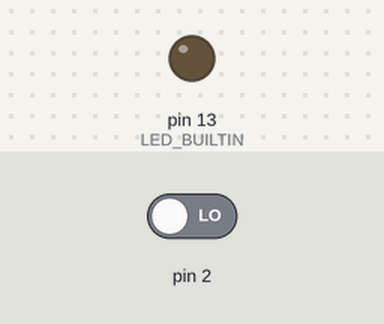
The sketch below on a simulated Arduino Uno, built with avr-gcc and run on an emulated ATmega328P. Shown: output pins drawn as LEDs (lit = HIGH). The test bench sets the inputs (shaded band); at power-on: pin 2 LOW.

Above: at 1.2 s.
1.3 s: pin 2 driven HIGH
At 1.6 s:
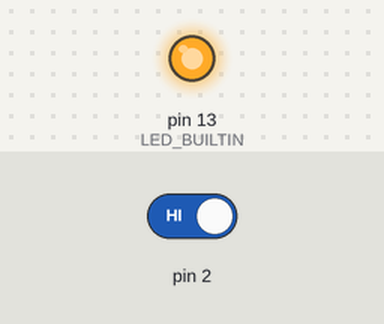
2.8 s: pin 2 driven LOW
At 4.0 s:
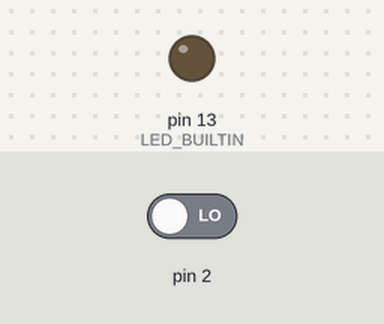
Timing chart, 0 to 5.8 s (numbered marks = the images above; inputs shaded):
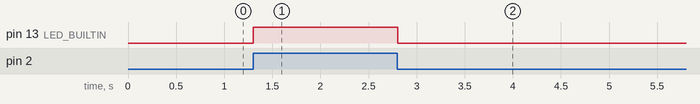

Measured:
- after the input at 1.3 s, pin 13 (LED_BUILTIN): LOW → HIGH at once
- after the input at 2.8 s, pin 13 (LED_BUILTIN): HIGH → LOW at once

The sketch:

code.ino
```cpp
// C++ code
//
int btn = 0;

void setup()
{
  pinMode(2, INPUT);
  pinMode(LED_BUILTIN, OUTPUT);
}

void loop()
{
  btn = digitalRead(2);
  if (btn == HIGH) {
    digitalWrite(LED_BUILTIN, HIGH);
  } else {
    digitalWrite(LED_BUILTIN, LOW);
  }
  delay(10); // Delay a little bit to improve simulation performance
}
```
